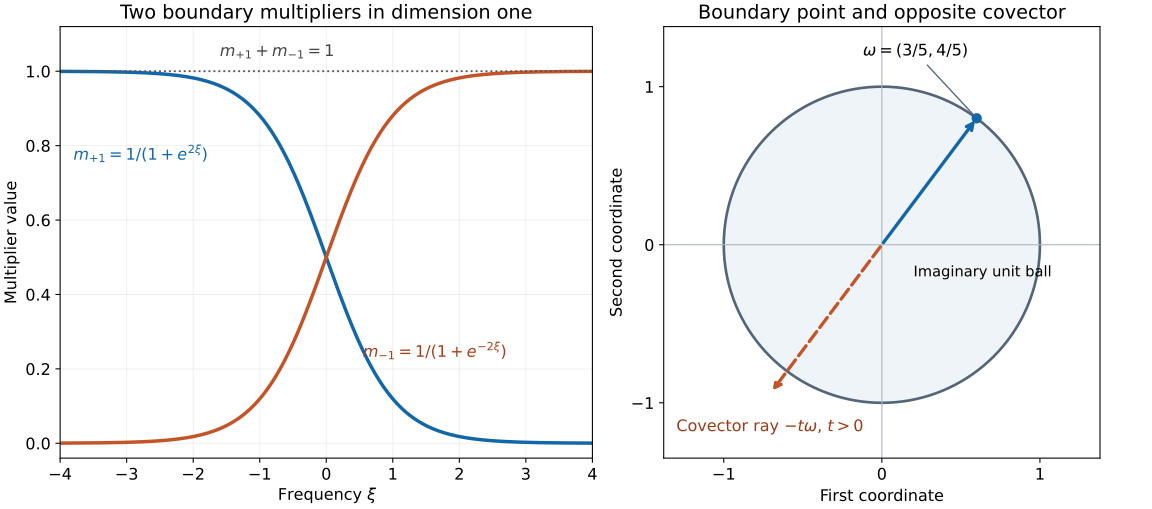

Reproduce this figure in Python.
"""Exact multipliers and boundary orientation for AN01-U077.

Written by GPT-6 Astra (OpenAI), Ultra. CC0.
Requires NumPy and Matplotlib. Run this file to reproduce both figures.
The sampled curves illustrate the exact identity in equation (26).
"""
from pathlib import Path
import numpy as np
import matplotlib
matplotlib.use('Agg')
import matplotlib.pyplot as plt

out = Path(__file__).resolve().parent
plt.rcParams.update({'font.size': 12, 'svg.fonttype': 'none'})
fig, (ax, plane) = plt.subplots(1, 2, figsize=(12, 5.3), layout='constrained')
xi = np.linspace(-4, 4, 1001)
plus = 1 / (1 + np.exp(2 * xi))
minus = 1 / (1 + np.exp(-2 * xi))
ax.plot(xi, plus, lw=2.6, color='#1367a8', label=r'$m_{+1}(\xi)=1/(1+e^{2\xi})$')
ax.plot(xi, minus, lw=2.6, color='#c45428', label=r'$m_{-1}(\xi)=1/(1+e^{-2\xi})$')
ax.axhline(1, color='#555555', ls=':', lw=1.4, label=r'$m_{+1}+m_{-1}=1$')
ax.set(xlabel=r'Frequency $\xi$', ylabel='Multiplier value', xlim=(-4, 4), ylim=(-.04, 1.12), title='Two boundary multipliers in dimension one')
ax.grid(alpha=.18)
ax.text(-3.8, .76, r'$m_{+1}=1/(1+e^{2\xi})$', color='#1367a8', fontsize=12)
ax.text(.55, .23, r'$m_{-1}=1/(1+e^{-2\xi})$', color='#a73e19', fontsize=12)
ax.text(-1.6, 1.04, r'$m_{+1}+m_{-1}=1$', color='#444444', fontsize=12)
theta = np.linspace(0, 2*np.pi, 721)
plane.plot(np.cos(theta), np.sin(theta), color='#526579', lw=2)
plane.fill(np.cos(theta), np.sin(theta), color='#e8f0f7', alpha=.7)
plane.axhline(0, color='#aab4bf', lw=.8)
plane.axvline(0, color='#aab4bf', lw=.8)
omega = np.array([3/5, 4/5])
plane.annotate('', xy=omega, xytext=(0, 0), arrowprops={'arrowstyle': '->', 'color': '#1367a8', 'lw': 2.5})
plane.scatter(*omega, color='#1367a8', s=45, zorder=4)
plane.annotate(r'$\omega=(3/5,4/5)$', xy=omega, xytext=(-.12, 1.19), fontsize=12, arrowprops={'arrowstyle': '-', 'color': '#526579'})
plane.annotate('', xy=-1.17*omega, xytext=(0, 0), arrowprops={'arrowstyle': '->', 'color': '#c45428', 'lw': 2.5, 'linestyle': '--'})
plane.text(-1.3, -1.18, r'Covector ray $-t\omega$, $t>0$', color='#9b3b17', fontsize=12)
plane.text(.20, -.20, 'Imaginary unit ball', fontsize=11)
plane.set(xlabel='First coordinate', ylabel='Second coordinate', xlim=(-1.38, 1.38), ylim=(-1.35, 1.38), aspect='equal', title='Boundary point and opposite covector')
plane.set_xticks([-1, 0, 1]); plane.set_yticks([-1, 0, 1])
fig.savefig(out/'holomorphic-sphere-directions.png', dpi=170, metadata={'Software': 'Matplotlib; original AN01-U077 illustration; CC0'})
svg = out/'holomorphic-sphere-directions.svg'
fig.savefig(svg, metadata={'Creator': 'GPT-6 Astra (OpenAI), Ultra; CC0', 'Date': None})
svg.write_text('\n'.join(line.rstrip() for line in svg.read_text(encoding='utf-8').splitlines())+'\n', encoding='utf-8', newline='\n')
plt.close(fig)
